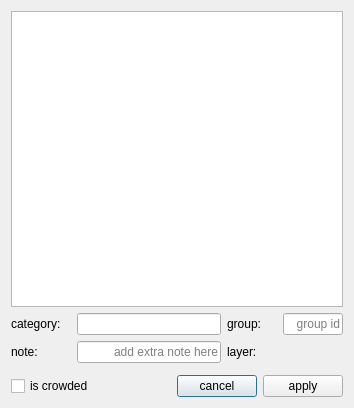
<?xml version="1.0" encoding="UTF-8"?>
<ui version="4.0">
 <class>Dialog</class>
 <widget class="QDialog" name="Dialog">
  <property name="geometry">
   <rect>
    <x>0</x>
    <y>0</y>
    <width>354</width>
    <height>408</height>
   </rect>
  </property>
  <property name="font">
   <font>
    <family>Arial</family>
    <pointsize>9</pointsize>
   </font>
  </property>
  <property name="windowTitle">
   <string/>
  </property>
  <layout class="QVBoxLayout" name="verticalLayout">
   <item>
    <widget class="QListWidget" name="listWidget"/>
   </item>
   <item>
    <widget class="QWidget" name="widget_3" native="true">
     <layout class="QHBoxLayout" name="horizontalLayout_3">
      <property name="leftMargin">
       <number>0</number>
      </property>
      <property name="topMargin">
       <number>0</number>
      </property>
      <property name="rightMargin">
       <number>0</number>
      </property>
      <property name="bottomMargin">
       <number>0</number>
      </property>
      <item>
       <widget class="QLabel" name="label_2">
        <property name="minimumSize">
         <size>
          <width>60</width>
          <height>0</height>
         </size>
        </property>
        <property name="maximumSize">
         <size>
          <width>60</width>
          <height>16777215</height>
         </size>
        </property>
        <property name="text">
         <string>category:</string>
        </property>
       </widget>
      </item>
      <item>
       <widget class="QLineEdit" name="lineEdit_category">
        <property name="alignment">
         <set>Qt::AlignRight|Qt::AlignTrailing|Qt::AlignVCenter</set>
        </property>
        <property name="readOnly">
         <bool>true</bool>
        </property>
       </widget>
      </item>
      <item>
       <widget class="QLabel" name="label">
        <property name="minimumSize">
         <size>
          <width>50</width>
          <height>0</height>
         </size>
        </property>
        <property name="maximumSize">
         <size>
          <width>50</width>
          <height>16777215</height>
         </size>
        </property>
        <property name="text">
         <string>group:</string>
        </property>
       </widget>
      </item>
      <item>
       <widget class="QLineEdit" name="lineEdit_group">
        <property name="minimumSize">
         <size>
          <width>60</width>
          <height>0</height>
         </size>
        </property>
        <property name="maximumSize">
         <size>
          <width>60</width>
          <height>16777215</height>
         </size>
        </property>
        <property name="inputMethodHints">
         <set>Qt::ImhDigitsOnly</set>
        </property>
        <property name="text">
         <string/>
        </property>
        <property name="alignment">
         <set>Qt::AlignRight|Qt::AlignTrailing|Qt::AlignVCenter</set>
        </property>
        <property name="placeholderText">
         <string>group id</string>
        </property>
       </widget>
      </item>
     </layout>
    </widget>
   </item>
   <item>
    <widget class="QWidget" name="widget_5" native="true">
     <layout class="QHBoxLayout" name="horizontalLayout_5">
      <property name="leftMargin">
       <number>0</number>
      </property>
      <property name="topMargin">
       <number>0</number>
      </property>
      <property name="rightMargin">
       <number>0</number>
      </property>
      <property name="bottomMargin">
       <number>0</number>
      </property>
      <item>
       <widget class="QLabel" name="label_3">
        <property name="minimumSize">
         <size>
          <width>60</width>
          <height>0</height>
         </size>
        </property>
        <property name="maximumSize">
         <size>
          <width>60</width>
          <height>16777215</height>
         </size>
        </property>
        <property name="text">
         <string>note:</string>
        </property>
       </widget>
      </item>
      <item>
       <widget class="QLineEdit" name="lineEdit_note">
        <property name="alignment">
         <set>Qt::AlignRight|Qt::AlignTrailing|Qt::AlignVCenter</set>
        </property>
        <property name="placeholderText">
         <string>add extra note here</string>
        </property>
       </widget>
      </item>
      <item>
       <widget class="QLabel" name="label_4">
        <property name="minimumSize">
         <size>
          <width>50</width>
          <height>0</height>
         </size>
        </property>
        <property name="maximumSize">
         <size>
          <width>50</width>
          <height>16777215</height>
         </size>
        </property>
        <property name="text">
         <string>layer:</string>
        </property>
       </widget>
      </item>
      <item>
       <widget class="QLabel" name="label_layer">
        <property name="minimumSize">
         <size>
          <width>60</width>
          <height>0</height>
         </size>
        </property>
        <property name="maximumSize">
         <size>
          <width>60</width>
          <height>16777215</height>
         </size>
        </property>
        <property name="text">
         <string/>
        </property>
        <property name="alignment">
         <set>Qt::AlignRight|Qt::AlignTrailing|Qt::AlignVCenter</set>
        </property>
       </widget>
      </item>
     </layout>
    </widget>
   </item>
   <item>
    <widget class="QWidget" name="widget" native="true">
     <layout class="QHBoxLayout" name="horizontalLayout">
      <property name="leftMargin">
       <number>0</number>
      </property>
      <property name="topMargin">
       <number>0</number>
      </property>
      <property name="rightMargin">
       <number>0</number>
      </property>
      <property name="bottomMargin">
       <number>0</number>
      </property>
     </layout>
    </widget>
   </item>
   <item>
    <widget class="QWidget" name="widget_2" native="true">
     <layout class="QHBoxLayout" name="horizontalLayout_2">
      <property name="leftMargin">
       <number>0</number>
      </property>
      <property name="topMargin">
       <number>0</number>
      </property>
      <property name="rightMargin">
       <number>0</number>
      </property>
      <property name="bottomMargin">
       <number>0</number>
      </property>
      <item>
       <widget class="QCheckBox" name="checkBox_iscrowded">
        <property name="text">
         <string>is crowded</string>
        </property>
       </widget>
      </item>
      <item>
       <spacer name="horizontalSpacer_2">
        <property name="orientation">
         <enum>Qt::Horizontal</enum>
        </property>
        <property name="sizeHint" stdset="0">
         <size>
          <width>97</width>
          <height>20</height>
         </size>
        </property>
       </spacer>
      </item>
      <item>
       <widget class="QPushButton" name="pushButton_cancel">
        <property name="text">
         <string>cancel</string>
        </property>
        <property name="icon">
         <iconset>
          <normaloff>:/icons/icons/关闭_close-one.svg</normaloff>:/icons/icons/关闭_close-one.svg</iconset>
        </property>
       </widget>
      </item>
      <item>
       <widget class="QPushButton" name="pushButton_apply">
        <property name="text">
         <string>apply</string>
        </property>
        <property name="icon">
         <iconset>
          <normaloff>:/icons/icons/校验_check-one.svg</normaloff>:/icons/icons/校验_check-one.svg</iconset>
        </property>
       </widget>
      </item>
     </layout>
    </widget>
   </item>
  </layout>
 </widget>
 <resources>
  <include location="../icons.qrc"/>
 </resources>
 <connections/>
</ui>
